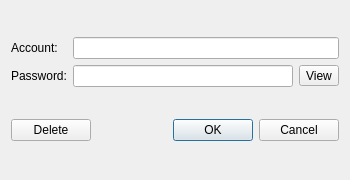
<?xml version="1.0" encoding="UTF-8"?>
<ui version="4.0">
 <class>ManagePasswordDialog</class>
 <widget class="QDialog" name="ManagePasswordDialog">
  <property name="geometry">
   <rect>
    <x>0</x>
    <y>0</y>
    <width>350</width>
    <height>180</height>
   </rect>
  </property>
  <property name="windowTitle">
   <string>Manage Password</string>
  </property>
  <layout class="QVBoxLayout" name="verticalLayout">
   <item>
    <layout class="QGridLayout" name="gridLayout">
     <item row="0" column="0">
      <widget class="QLabel" name="label">
       <property name="text">
        <string>Account:</string>
       </property>
       <property name="buddy">
        <cstring>accountName</cstring>
       </property>
      </widget>
     </item>
     <item row="1" column="0">
      <widget class="QLabel" name="label_2">
       <property name="text">
        <string>Password:</string>
       </property>
       <property name="buddy">
        <cstring>accountPassword</cstring>
       </property>
      </widget>
     </item>
     <item row="0" column="1" colspan="2">
      <widget class="QLineEdit" name="accountName"/>
     </item>
     <item row="1" column="1">
      <widget class="QLineEdit" name="accountPassword">
       <property name="echoMode">
        <enum>QLineEdit::Password</enum>
       </property>
      </widget>
     </item>
     <item row="1" column="2">
      <widget class="QToolButton" name="showPassword">
       <property name="text">
        <string>View</string>
       </property>
       <property name="checkable">
        <bool>true</bool>
       </property>
      </widget>
     </item>
    </layout>
   </item>
   <item>
    <layout class="QHBoxLayout" name="horizontalLayout">
     <item>
      <widget class="QPushButton" name="deleteButton">
       <property name="text">
        <string>Delete</string>
       </property>
      </widget>
     </item>
     <item>
      <widget class="QDialogButtonBox" name="buttonBox">
       <property name="orientation">
        <enum>Qt::Horizontal</enum>
       </property>
       <property name="standardButtons">
        <set>QDialogButtonBox::Cancel|QDialogButtonBox::Ok</set>
       </property>
      </widget>
     </item>
    </layout>
   </item>
  </layout>
 </widget>
 <resources/>
 <connections>
  <connection>
   <sender>buttonBox</sender>
   <signal>accepted()</signal>
   <receiver>ManagePasswordDialog</receiver>
   <receiver>ManagePasswordDialog</receiver>
   <slot>accept()</slot>
  </connection>
  <connection>
   <sender>buttonBox</sender>
   <signal>rejected()</signal>
   <receiver>SetPasswordDialog</receiver>
   <slot>reject()</slot>
  </connection>
 </connections>
</ui>
